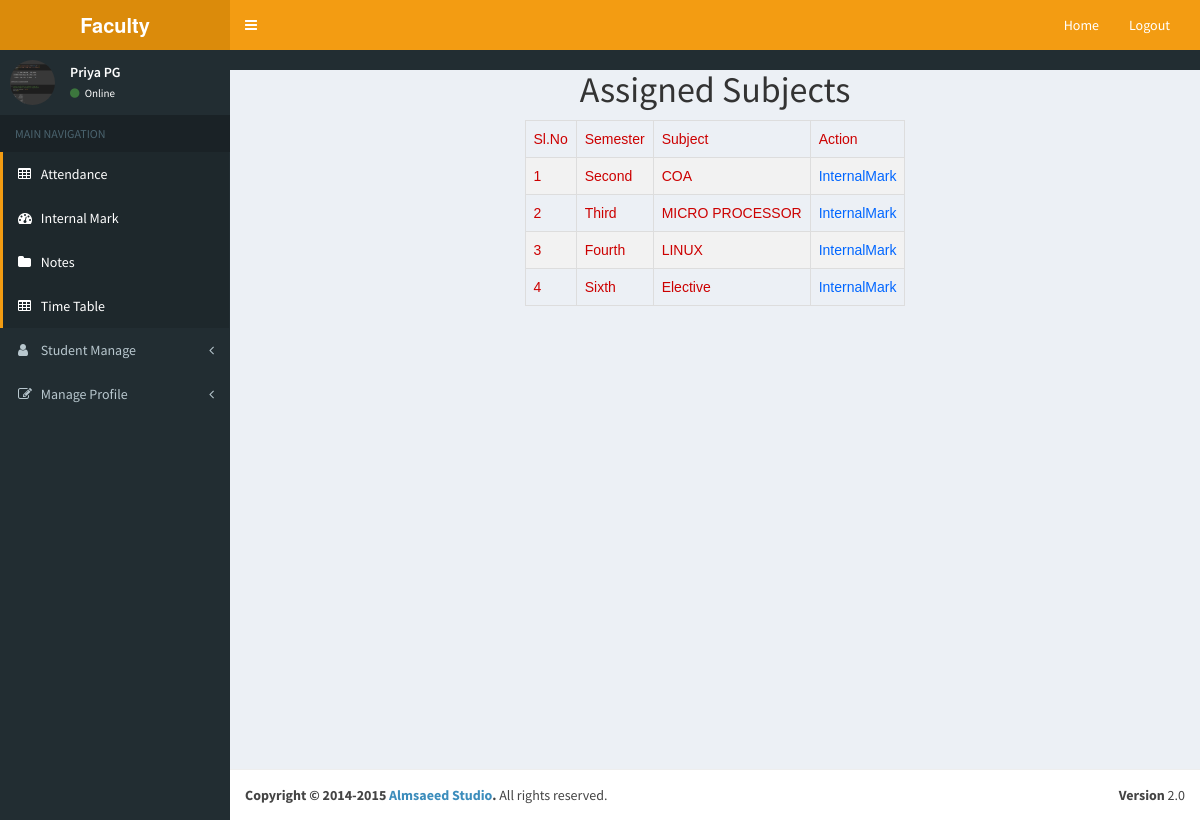
Page /Project/Faculty/AssignedSubjects.php (signed in) on the committed database.
### tables this page shows
CREATE TABLE `tbl_faculty` (
  `faculty_id` int(11) NOT NULL,
  `faculty_name` varchar(30) NOT NULL,
  `faculty_contact` varchar(10) NOT NULL,
  `faculty_address` varchar(500) NOT NULL,
  `faculty_photo` varchar(300) NOT NULL,
  `faculty_proof` varchar(300) NOT NULL,
  `faculty_email` varchar(50) NOT NULL,
  `faculty_password` varchar(10) NOT NULL,
  `place_id` int(10) NOT NULL
);

CREATE TABLE `tbl_assign` (
  `assign_id` int(11) NOT NULL,
  `assign_date` varchar(20) NOT NULL,
  `faculty_id` int(10) NOT NULL,
  `subject_id` int(10) NOT NULL,
  `semester_id` int(10) NOT NULL
);

CREATE TABLE `tbl_semester` (
  `semester_id` int(11) NOT NULL,
  `semester_name` varchar(10) NOT NULL
);

CREATE TABLE `tbl_subject` (
  `subject_id` int(11) NOT NULL,
  `subject_name` varchar(20) NOT NULL,
  `semester_id` int(10) NOT NULL,
  `course_id` int(10) NOT NULL
);

### Project/Faculty/AssignedSubjects.php (the view, shortened to what this page needs)
<!DOCTYPE html PUBLIC "-//W3C//DTD XHTML 1.0 Transitional//EN" "http://www.w3.org/TR/xhtml1/DTD/xhtml1-transitional.dtd">
<html xmlns="http://www.w3.org/1999/xhtml">
<head>
</head>
<?php
include('Head.php');
include("../Assets/Connection/Connection.php");
?>
<body>
<div id="tab" align="center">
<h1 align="center">Assigned Subjects</h1>
<form id="form1" name="form1" method="post" action="">
<?php
$i=0;
$selqry="select * from tbl_assign a inner join tbl_semester s on s.semester_id=a.semester_id inner join tbl_subject su on su.subject_id=a.subject_id where faculty_id='".$_SESSION['fid']."'";
$res=$con->query($selqry);
  if($res->num_rows>0)
  {
  ?>
  <table border="1">
    <tr>
      <td>Sl.No</td>
      <td>Semester</td>
      <td>Subject</td>
      <td>Action</td>
    </tr>
    <?php
	while($data=$res->fetch_assoc())
	{
		$i++;
	?>
    <tr>
      <td><?php echo $i ; ?></td>
      <td><?php echo $data['semester_name']; ?></td>
      <td><?php echo $data['subject_name']; ?></td>
       <td><a href="InternalMark.php?sid=<?php echo $data['subject_id']; ?>">InternalMark</a></td>
    </tr>
    <?php
	}
	?>
  </table>
  <?php
  }
  ?>
</form>
</div>
</body>
</html>
<?php
include('Foot.php');
?>

### Project/Faculty/Head.php (shortened to what this page needs)
<!DOCTYPE html>
<html>
  <head>
    <?php
    include("../Assets/Connection/Connection.php");
    ?>
    <link href="../Assets/Template/Admin/bootstrap/css/bootstrap.min.css" rel="stylesheet" type="text/css" />
    <link href="https://maxcdn.bootstrapcdn.com/font-awesome/4.3.0/css/font-awesome.min.css" rel="stylesheet" type="text/css" />
    <link href="http://code.ionicframework.com/ionicons/2.0.0/css/ionicons.min.css" rel="stylesheet" type="text/css" />
    <link href="../Assets/Template/Admin/dist/css/AdminLTE.min.css" rel="stylesheet" type="text/css" />
    <link href="../Assets/Template/form.css" rel="stylesheet" type="text/css" />
    <link href="../Assets/Template/Admin/dist/css/skins/_all-skins.min.css" rel="stylesheet" type="text/css" />
    <link href="../Assets/Template/Admin/plugins/iCheck/flat/blue.css" rel="stylesheet" type="text/css" />
    <link href="../Assets/Template/Admin/plugins/morris/morris.css" rel="stylesheet" type="text/css" />
    <link href="../Assets/Template/Admin/plugins/jvectormap/jquery-jvectormap-1.2.2.css" rel="stylesheet" type="text/css" />
    <link href="../Assets/Template/Admin/plugins/datepicker/datepicker3.css" rel="stylesheet" type="text/css" />
    <link href="../Assets/Template/Admin/plugins/daterangepicker/daterangepicker-bs3.css" rel="stylesheet" type="text/css" />
    <link href="../Assets/Template/form.css" rel="stylesheet" type="text/css" />
    <link href="../Assets/Template/Admin/plugins/bootstrap-wysihtml5/bootstrap3-wysihtml5.min.css" rel="stylesheet" type="text/css" />
  </head>
  <body class="skin-yellow">
    <div class="wrapper">
      <header class="main-header">
        <a href="HomePage.php" class="logo"><b>Faculty</b></a>
        <nav class="navbar navbar-static-top" role="navigation">
          <a href="#" class="sidebar-toggle" data-toggle="offcanvas" role="button">
          </a>
          <div class="navbar-custom-menu">
            <ul class="nav navbar-nav">
              <li><a href="HomePage.php">Home</a></li>
              <li><a href="../logout.php">Logout</a></li>
                </ul>
          </div>
        </nav>
      </header>
      <?php
      $selQry="select * from tbl_faculty where faculty_id=".$_SESSION['fid'];
      $res=$con->query($selQry);
      $data=$res->fetch_assoc()
      ?>
      <aside class="main-sidebar">
        <section class="sidebar">
          <div class="user-panel">
          <div class="pull-left image">
          <img src="../Assets/Files/Faculty_file/Photo/<?php echo $data['faculty_photo']?>" class="img-circle" alt="User Image" />
            </div>
            <div class="pull-left info">
              <p><?php echo $_SESSION['fname']; ?></p>
              <a href="#"><i class="fa fa-circle text-success"></i> Online</a>
            </div>
          </div>
          <ul class="sidebar-menu">
            <li class="header">MAIN NAVIGATION</li>
            <li class="active treeview">
              <a href="Attendance.php">
                <i class="fa fa-table"></i> <span>Attendance</span>
              </a>
            </li>
            <li class="active treeview">
              <a href="AssignedSubjects.php">
                <i class="fa fa-dashboard"></i> <span>Internal Mark</span>
              </a>
            </li>
            <li class="active treeview">
              <a href="Fnotes.php">
                <i class="fa fa-folder"></i> <span>Notes</span>
              </a>
            </li>
            <li class="active treeview">
              <a href="ViewTimeTable.php">
                <i class="fa fa-table"></i> <span>Time Table</span>
              </a>
            </li>
            <li class="treeview">
              <a href="#">
                <i class="fa fa-user"></i>
                <span>Student Manage</span>
                <i class="fa fa-angle-left pull-right"></i>
              </a>
            </li>
            <li>
              <a href="#">
                <i class="fa fa-edit"></i> <span>Manage Profile</span>
                <i class="fa fa-angle-left pull-right"></i>
              </a>
            </li>
        </section>
      </aside>
      <div class="content-wrapper" >

### Project/Assets/Template/form.css (style rules this page uses)
#tab { font-family: "Trebuchet MS", Arial, Helvetica, sans-serif; border-collapse: collapse; width: 100%; }
#tab td, #tab th { border: 1px solid #ddd; padding: 8px; color: #C00; }
#tab a { color:#06F; }
#tab tr:nth-child(even) { background-color: #f2f2f2; }

### rows in the picture
tbl_faculty: faculty_photo (picture)
tbl_assign: semester.semester_name "Second", subject.subject_name "COA"
tbl_assign: semester.semester_name "Third", subject.subject_name "MICRO PROCESSOR"
tbl_assign: semester.semester_name "Fourth", subject.subject_name "LINUX"
tbl_assign: semester.semester_name "Sixth", subject.subject_name "Elective"

### other values in the picture
$_SESSION['fname'] "Priya PG"
